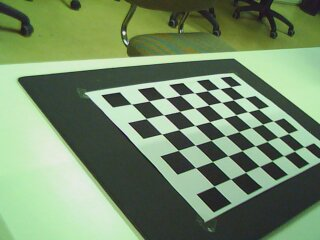
#> input picture left/left_000.jpg, 320 x 240 px; its folder holds only this picture in this run; the run also reads 2 pictures not shown here
$ jupyter execute --allow-errors PracticaCalib2020.ipynb   (older library calls are emulated)
#> lines starting #> are read from the running program, lines starting #| are printed output that depends on the picture
# Práctica de calibración de cámaras

Visión por Computador <br>
Practica 2. 2 de noviembre de 2020

Adrián Michelena Sanz

Alberto Miño Calero

Este enunciado está en el archivo "PracticaCalib2020.ipynb" o su versión "pdf" que puedes encontrar en el Aula Virtual.

## Objetivos

Los objetivos de esta práctica son:
* Calibrar una cámara usando el método de calibración de Zhang, implementado en OpenCV.
* Hacer uso de los resultados de la calibración para tomar diferentes medidas en las imágenes.
* Calibrar una cámara a partir de una imagen de una escena en la que se desconoce las coordenadas de sus puntos.

## Requerimientos

Para esta práctica es necesario disponer del siguiente software:
* Python 2.7 ó 3.X
* Jupyter http://jupyter.org/.
* Las librerías científicas de Python: NumPy, SciPy, y Matplotlib.
* La librería OpenCV.

El material necesario para la práctica se puede descargar del Aula Virtual en la carpeta ``MaterialesPractica``. Esta
carpeta contiene:
* Dos secuencias de imágenes tomadas con un par de cámaras estéreo (izquierda y derecha) en los directorios ``left`` y ``right``.
* Un conjunto de imágenes de alta resolución un edificio, ``building``.

## Condiciones

* La fecha límite de entrega será el lunes 9 de noviembre a las 23:55.
* La entrega consiste en dos archivos con el código, resultados y respuestas a los ejercicios:
  1. Un "notebook" de Jupyter con los resultados. Las respuestas a los ejercicios debes introducirlas en tantas celdas de código o texto como creas necesarias, insertadas inmediatamente después de  un enuciado y antes del siguiente.
  2. Un documento "pdf" generado a partir del fuente de Jupyter, por ejemplo usando el comando ``jupyter nbconvert --execute --to pdf notebook.ipynb``, o simplemente imprimiendo el "notebook" desde el navegador en la opción del menú "File->Print preview". Asegúrate de que el documento "pdf" contiene todos los resultados correctamente ejecutados.
* Esta práctica puede realizarse en parejas.

## 1. Calibración de una cámara

En esta parte se trabajará con la secuencia de imágenes del directorio ``left``. Esta secuencia contiene una serie de imágenes de la plantilla de calibración. Para la calibración se debe tener en cuenta que el tamaño de cada escaque de la plantilla es de 30 mm en las direcciones X e Y.

[cell 1]
# uncomment to show results in a window
# %matplotlib tk
import cv2
import glob
import copy
import numpy as np
#import scipy.misc as scpm
import matplotlib.pyplot as plt
import math

from google.colab import drive
drive.mount('/gdrive', force_remount=True)

'''
# Prueba
original = "/gdrive/My Drive/Colab Notebooks/MUIA-ComputerVision/P2/left/left_018.jpg"
original = cv2.cvtColor(cv2.imread(original), cv2.COLOR_BGR2RGB)
plt.figure()
plt.imshow(original)
print(original.shape)

imageList = []
imageList.append(original)
plt.figure()
plt.imshow(imageList[0])
'''

Implementa la función ``load_images(filenames)`` que reciba una lista de nombres de archivos de imagen
y las cargue como matrices de NumPy. Usa la función ``scipy.misc.imread`` para cargar las imágenes. La función
debe devolver una lista de matrices de NumPy con las imágenes leídas.

[cell 2]
def load_images(filenames):
    """Load multiple images."""
    imageList = []
    for path in filenames:
      image = cv2.cvtColor(cv2.imread(path), cv2.COLOR_BGR2RGB)
      imageList.append(image)
    return imageList

def load_gray_images(filenames):
    """Load multiple gray scale images."""
    imageList = []
    for path in filenames:
      image = cv2.cvtColor(cv2.imread(path), cv2.COLOR_BGR2GRAY)
      imageList.append(image)
    return imageList

Usa ``load_images`` para cargar todas las imágenes del directorio ``left`` por orden alfabético (la función ``glob.glob`` permite generar la lista de nombres de archivo, y, por ejemplo, la función ``sorted()`` de Python ordena alfabéticamente una lista de cadenas de texto).

[cell 3]
leftpath = "/gdrive/My Drive/Colab Notebooks/MUIA-ComputerVision/P2/left/*.jpg"
rightpath = "/gdrive/My Drive/Colab Notebooks/MUIA-ComputerVision/P2/right/*.jpg"

leftFiles = glob.glob(leftpath)
rightFiles = glob.glob(rightpath)

leftFiles = sorted(leftFiles)
rightFiles = sorted(rightFiles)

leftImages = load_images(leftFiles)
#> leftImages = 1 item
rightImages = load_images(rightFiles)

grayLeftImages = load_gray_images(leftFiles)
#> in load_gray_images, `image = cv2.cvtColor(cv2.imread(path), cv2.COLOR_BGR2GRAY)`:
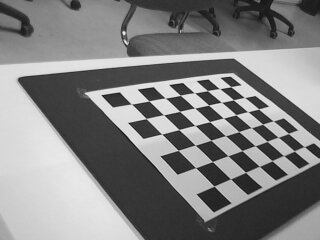
#> image: shape (240, 320); min 10, max 241, mean 130.1
#> grayLeftImages = 1 item
grayRightImages = load_gray_images(rightFiles)

La función ``cv2.findChessboardCorners`` de
OpenCV busca la plantilla de calibración en una imagen y
devuelve una tupla de dos elementos. El primer elemento
es 0 si no consiguió detectar correctamente la plantilla, y
es 1 en caso contrario. El segundo elemento contiene las
coordenadas de las esquinas de la plantilla de calibración,
que sólo son válidas si la detección fue exitosa, es decir, si
el primer elemento de la tupla es 1.

**Ejercicio 1.** Usa la  función ``cv2.findChessboardCorners``, y opcionalmente ``cv2.cornerSubPix``, para detectar automáticamente el patrón de calibración y sus esquinas en todas las imágenes cargadas. El tamaño de la plantilla de calibración en las imágenes
de la práctica es (8, 6) (*columnas x filas*). Almacena los resultados de las múltiples llamadas en
una lista, de modo que el elemento i de dicha lista corresponda al resultado de ``cv2.findChessboardCorners``
para la imagen i cargada anteriormente.

[cell 4]
leftImagesCorners = []
leftImagesCornersBool = []
c=0

for i in grayLeftImages:
  ret, aux = cv2.findChessboardCorners(i, (8,6))
  leftImagesCorners.append(aux)
  leftImagesCornersBool.append(ret)
#> this loop made 1 pass
#> ret on pass 1: True
#> after the loop, leftImagesCorners = 1 item; leftImagesCornersBool = [True]

[cell 5]
# This section is OPTIONAL
# cornerSubPix is destructive. so we copy standard corners and use the new list to refine
leftImagesCornersRefined = copy.deepcopy(leftImagesCorners)
#> leftImagesCornersRefined = 1 item

# Refine corner estimation (images mus be in b&w, use cv2.cvtColor(img,cv2.COLOR_RGB2GRAY) to convert from rgb)
# termination criteria (see, e.g https://docs.opencv.org/3.1.0/dc/dbb/tutorial_py_calibration.html)
criteria = (cv2.TERM_CRITERIA_EPS + cv2.TERM_CRITERIA_MAX_ITER, 30, 0.1)

c = 0
for i in grayLeftImages:
  # Utilizamos un tamaño de ventana de 5,5 porque es el que mejor resultado nos ha dado a la hora de corregir esquinas
  if leftImagesCornersBool[c] == True:
    cv2.cornerSubPix(i, leftImagesCornersRefined[c], (5,5), (-1,-1), criteria)
  c+=1
#> this loop made 1 pass
#> c on pass 1: 1
#> after the loop, c = 1

# La corrección permite mejorar la posición de las esquinas en el patrón, especialmente en el caso de la imagen 0,
# que está más inclinada, y en donde findChessboardCorners muestra esquinas alineadas con una mayor distorsión
# print(leftImagesCornersRefined[i])

El siguiente ejercicio consiste en dibujar sobre las imágenes los puntos detectados por ``cv.FindChessboardCorners``. Por motivos de eficiencia, la función empleada para hacerlo modifica directamente las imagen pasadas por parámetro en lugar de hacer una copia. Para evitar perder las imágenes originales es mejor realizar una copia de las mismas con antelación. Una forma de hacerlo es ``imgs2 = copy.deepcopy(imgs)``
donde ``imgs`` es la lista de imágenes cargadas. Utiliza estas imágenes copiadas en lugar de las
originales en el siguiente ejercicio.

**Ejercicio 2.** Usa ``cv2.drawChessboardCorners`` para dibujar las esquinas detectadas en el ejercicio anterior. Aplícalo a todas las imágenes que fueron correctamente detectadas. Ignora el resto.
Muestra alguna de las imágenes resultantes.

[cell 6]
leftImagesNormal = copy.deepcopy(leftImages)
#> leftImagesNormal = 1 item
leftImagesRefined = copy.deepcopy(leftImages)
#> leftImagesRefined = 1 item
leftImagesRefinedDif = copy.deepcopy(leftImages)
#> leftImagesRefinedDif = 1 item

c = 0
for i in grayLeftImages:
  if leftImagesCornersBool[0] == True:
    cv2.drawChessboardCorners(leftImagesNormal[c],(8,6), leftImagesCorners[c], leftImagesCornersBool[c])
    cv2.drawChessboardCorners(leftImagesRefined[c],(8,6), leftImagesCornersRefined[c], leftImagesCornersBool[c])
    if c%4==0:
      f, axs = plt.subplots(1, 3, figsize=(20,20))
      axs[0].set_title('Esquinas imagen {}'.format(c))
      axs[0].imshow(leftImagesNormal[c])
      axs[1].set_title('Esquinas Refinadas')
      axs[1].imshow(leftImagesRefined[c])
      cv2.drawChessboardCorners(leftImagesRefinedDif[c],(8,6), leftImagesCorners[c], leftImagesCornersBool[c])
      cv2.drawChessboardCorners(leftImagesRefinedDif[c],(8,6), leftImagesCornersRefined[c], leftImagesCornersBool[c])
      axs[2].set_title('Diferencia')
      axs[2].imshow(leftImagesRefinedDif[c])
      plt.show()
  c+=1
#> this loop made 1 pass
#> pass 1, `plt.show()`:
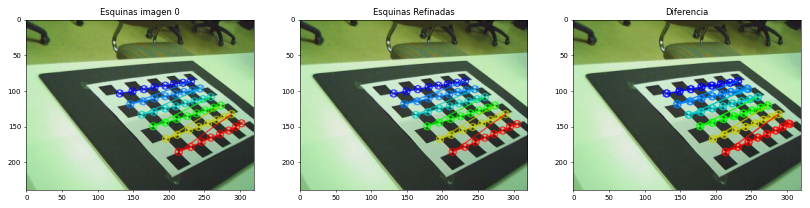
#> figure drawn by matplotlib, 3 panels
#> after the loop, c = 1
#> (the rest of the program and of its run is left out)
